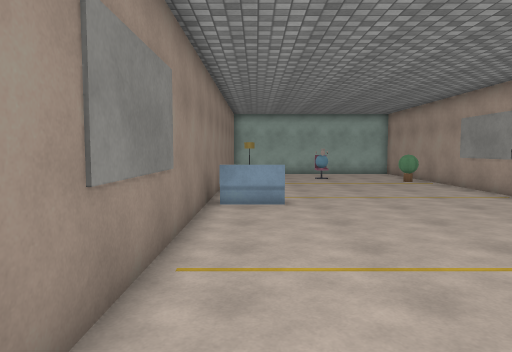
view 1 (above)

16 first-person views from a walk through a 3-D level made in the Unity game engine. The camera is 1.5 m above the floor, tilts 4° down and sees 70° across. The floor is counted in squares, 1 m on a side. Each view is taken from the middle of a square. On the plan, view 1 faces up. The plan holds only what a view shows up to about 16 squares ahead; the rest is blank. Surface patterns are stand-ins for the level's own textures.

view 2
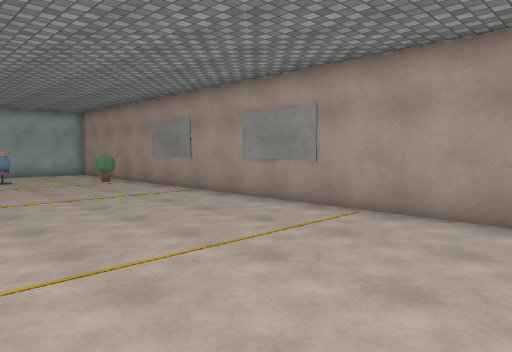

view 3
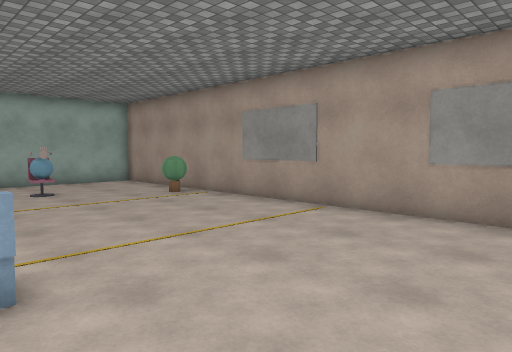

view 4
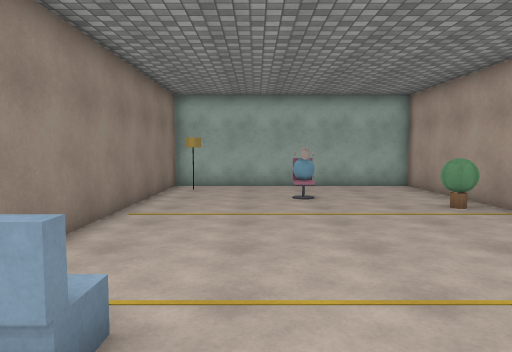

view 5
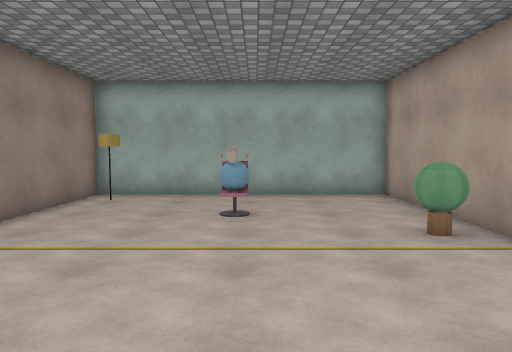

view 6
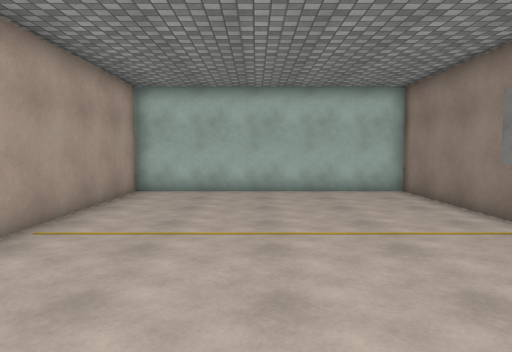

view 7
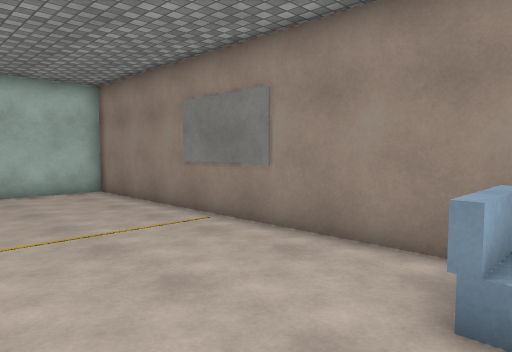

view 8
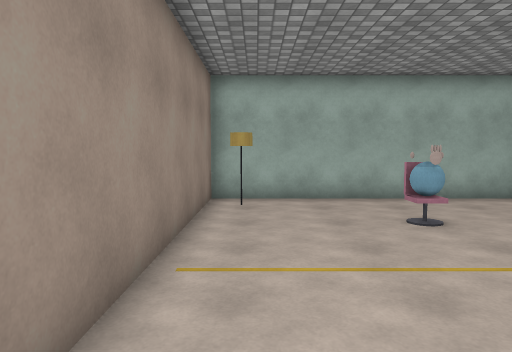

view 9
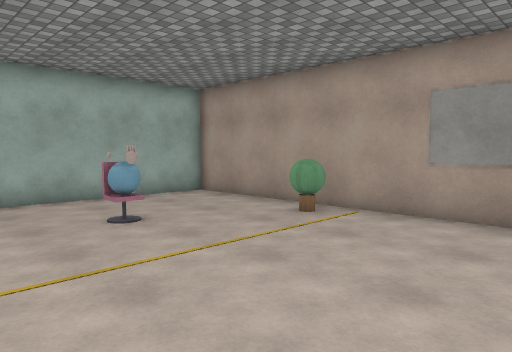

view 10
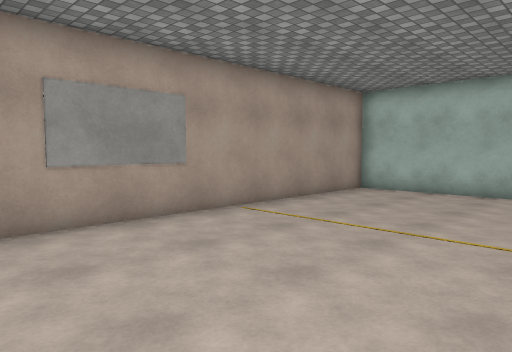

view 11
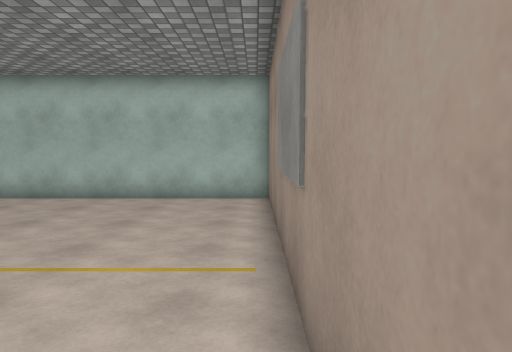

view 12
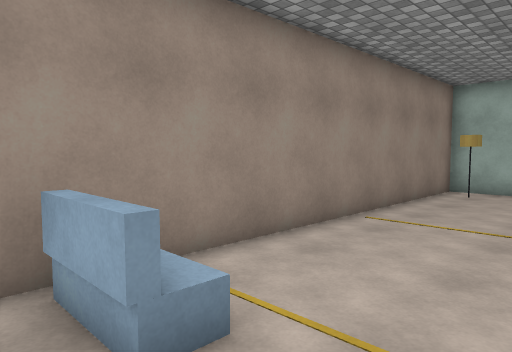

view 13
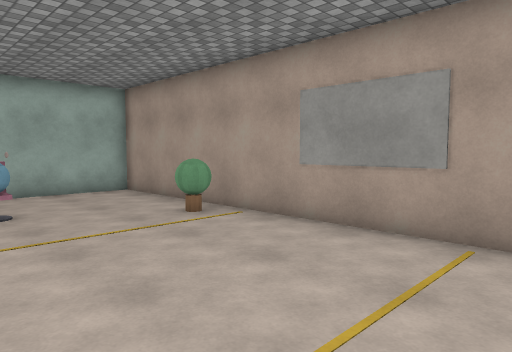

view 14
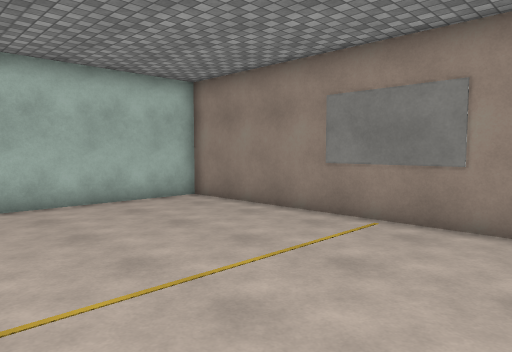

view 15
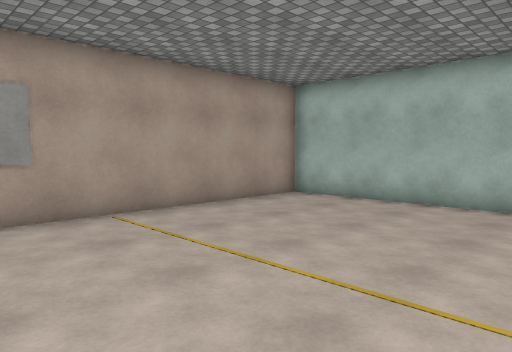

view 16
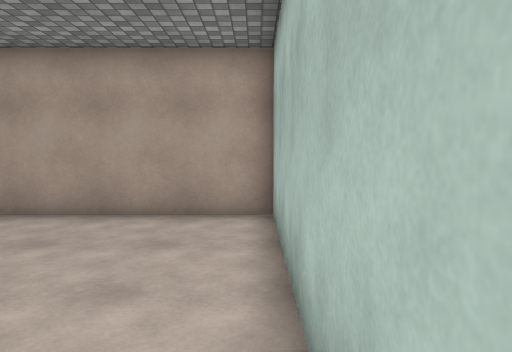

### Floor plan
Points are (right, up) in squares from view 1. A wall is a line through its corners. A room is listed if a view was taken in it or the views show most of it. See-through windows are left out.
Room 1 (views 1, 2, 3, 4, 5, 6, 7, 8, 9, 10, 11, 12, 13, 14, 15, 16)
walls: (0.9, 10) (-1, 10); (-1.4, 23.4) (-1.4, -2.4) (8.4, -2.4) (8.4, 23.4) (-1.4, 23.4)
low walls: (-0.2, 10.3) (0.9, 10.3)
ways out: gap at (-1, 22); gap at (8, 17)
objects: other object (0, 22); other object (3, 19) to (4, 19); other object (7, 17) to (7, 18)

Positions as (right, up) in squares from view 1, and headings:
1: (0, 0), facing up
2: (0, 0), facing up-right
3: (0, 6), facing up-right
4: (2, 8), facing up
5: (4, 11), facing up
6: (4, 11), facing down
7: (4, 11), facing down-left
8: (0, 12), facing up
9: (0, 12), facing up-right
10: (1, 11), facing down-right
11: (-1, 9), facing down
12: (3, 9), facing up-left
13: (2, 10), facing up-right
14: (6, 8), facing down-left
15: (0, 8), facing down-right
16: (0, -2), facing right
